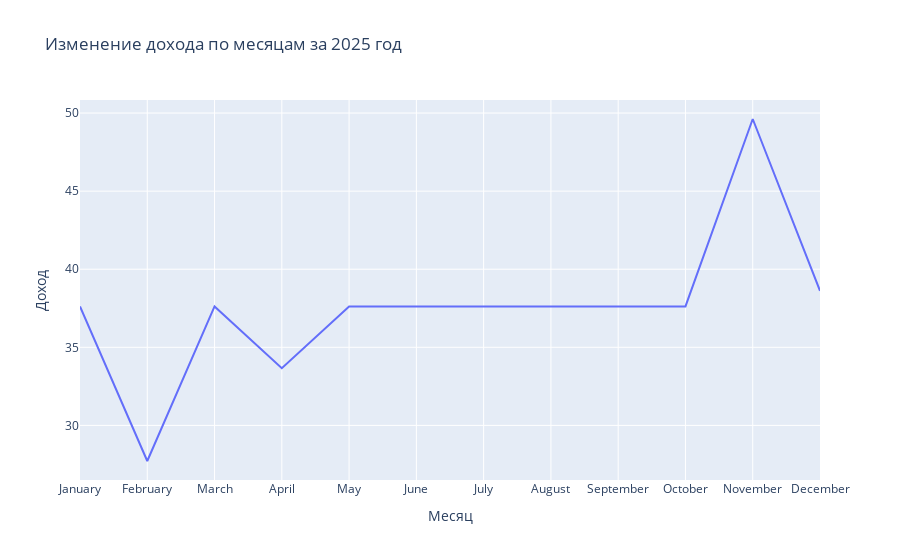

The notebook cell this image was saved under:
### Markdown cell above
**Задача 4**
На основе данных из таблицы invoice создайте линейчатую диаграмму, показывающую изменение дохода по месяцам за 2025 год.

### Code cell
query = """
    select invoice_date, total
    from invoice
"""

with set_connection() as conn:
    invoice_df = pd.read_sql(query, conn)

invoice_df['invoice_date'] = pd.to_datetime(invoice_df['invoice_date'], format='%Y-%m-%d %H:%M:%S.%f')

invoice_df['year'] = invoice_df['invoice_date'].dt.year
invoice_df['month'] = invoice_df['invoice_date'].dt.month
invoice_2025_df = invoice_df[invoice_df['year'] == 2025]

monthly_income_df = invoice_2025_df.groupby('month')['total'].sum().reset_index()
monthly_income_df['month'] = monthly_income_df['month'].apply(lambda x: pd.to_datetime(f'2025-{x}-01').strftime('%B'))

fig = px.line(monthly_income_df,
               x='month', 
               y='total',
               title="Изменение дохода по месяцам за 2025 год",
              labels={'month': 'Месяц', 'total': 'Доход'})

fig.show()

### Figure 1 — Plotly figure (JSON) as saved in the notebook; plotly's stock layout.template omitted (floating-point values rounded to 4 significant figures)
{"data": [{"hovertemplate": "Месяц=%{x}<br>Доход=%{y}<extra></extra>", "legendgroup": "", "line": {"color": "#636efa", "dash": "solid"}, "marker": {"symbol": "circle"}, "mode": "lines", "name": "", "orientation": "v", "showlegend": false, "type": "scatter", "x": ["January", "February", "March", "April", "May", "June", "July", "August", "September", "October", "November", "December"], "xaxis": "x", "y": [37.62, 27.72, 37.62, 33.66, 37.62, 37.62, 37.62, 37.62, 37.62, 37.62, 49.62, 38.62], "yaxis": "y"}], "layout": {"legend": {"tracegroupgap": 0}, "title": {"text": "Изменение дохода по месяцам за 2025 год"}, "xaxis": {"anchor": "y", "domain": [0, 1], "title": {"text": "Месяц"}}, "yaxis": {"anchor": "x", "domain": [0, 1], "title": {"text": "Доход"}}}}
